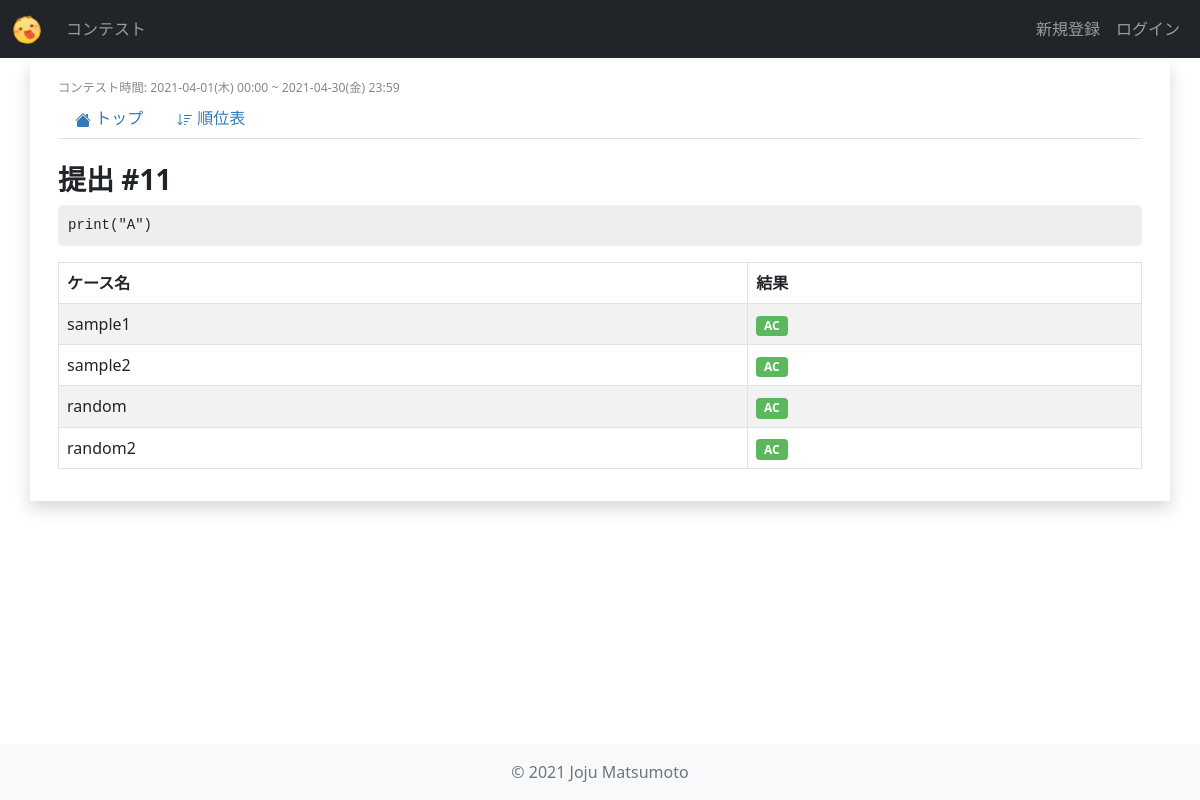
The page /contests/mmc_1/submissions/11/ on the database its author committed.
### contests/models.py (models this page shows, shortened)
class Contest(models.Model):
    title = models.CharField(
        verbose_name="タイトル",
        max_length=255,
    )
    abstract = models.TextField(
        verbose_name="概要",
        max_length=2000,
    )
    short_name = models.CharField(
        verbose_name="省略形",
        max_length=20,
        unique=True,
        default="null",
    )
    start_date = models.DateTimeField(
        verbose_name="開始日時",
    )
    end_date = models.DateTimeField(
        verbose_name="終了日時",
    )
    users = models.ManyToManyField(
        settings.AUTH_USER_MODEL,
        verbose_name="参加者",
        blank=True,
    )
    penalty = models.IntegerField(
        verbose_name="ペナルティ(分)",
        default=5,
    )
    def is_past_contest(self) -> bool:
        now = timezone.now()
        return self.end_date < now
    def get_start_time_str(self) -> str:
        return utils.datetime_str(self.start_date)
    def get_end_time_str(self) -> str:
        return utils.datetime_str(self.end_date)

class Submission(models.Model):
    answer = models.TextField(
        verbose_name="回答",
        blank=False,
        null=False,
    )
    user = models.ForeignKey(
        settings.AUTH_USER_MODEL,
        verbose_name="提出者",
        on_delete=models.CASCADE,
    )
    problem = models.ForeignKey(
        Problem,
        verbose_name="問題",
        on_delete=models.CASCADE,
    )
    submission_date = models.DateTimeField(
        verbose_name="提出日時",
        default=timezone.now,
    )
    status = models.CharField(
        verbose_name="状態",
        max_length=10,
        default="WAIT",
    )
    accepted = models.BooleanField(
        verbose_name="結果",
        default=False,
    )
    point = models.IntegerField(
        verbose_name="得点",
        default=0,
    )
    total_test_case = models.IntegerField(
        verbose_name="テストケースの数",
        default=0,
    )
    judged_test_case = models.IntegerField(
        verbose_name="ジャッジ済テストケースの数",
        default=0,
    )

class TestResult(models.Model):
    submission = models.ForeignKey(
        Submission,
        verbose_name="提出",
        on_delete=models.CASCADE,
    )
    test_case = models.ForeignKey(
        TestCase,
        verbose_name="テストケース",
        on_delete=models.CASCADE,
    )
    status = models.CharField(
        verbose_name="状態",
        max_length=10,
        default="WAIT",
    )
    output = models.TextField(
        verbose_name="出力結果",
        max_length=2000,
        blank=True,
        null=True,
    )
    error = models.TextField(
        verbose_name="エラー出力",
        max_length=2000,
        blank=True,
        null=True,
    )

class TestCase(models.Model):
    problem = models.ForeignKey(
        Problem,
        verbose_name="問題",
        on_delete=models.CASCADE,
    )
    title = models.CharField(
        verbose_name="タイトル",
        max_length=20,
    )
    note = models.TextField(
        verbose_name="備考",
        max_length=200,
    )
    test_input = models.TextField(
        verbose_name="入力",
        max_length=2000,
    )
    test_output = models.TextField(
        verbose_name="出力",
        max_length=2000,
    )
    is_sample = models.BooleanField(
        verbose_name="サンプル",
        default=False,
    )

### contests/views.py (the view)
class SubmissionDetailView(View):
    def get(self, request, short_name, submission_id, *args, **kwargs):
        contest = models.Contest.objects.get(short_name=short_name)
        submission = models.Submission.objects.get(pk=submission_id)
        problem = submission.problem
        context = {
            "problem": problem,
            "contest": contest,
            "submission": submission,
            "test_results": models.TestResult.objects.filter(submission=submission),
        }
        return render(request, "contests/submission_detail.html", context)

### contests/utils.py (called while the page is built)
def datetime_str(dt: datetime.datetime) -> str:
    dt = localtime(dt)
    return "{}({}) {}".format(
        dt.strftime("%Y-%m-%d"),
        day_of_week_to_japanese[dt.strftime("%a")],
        dt.strftime("%H:%M")
    )

### contests/templates/contests/submission_detail.html (shortened to what this page needs)
{% extends 'contests/contest_base.html' %}
{% block contest_content %}
<div class="col-sm-12">
    <h3>提出 #{{ submission.pk }}</h3>
</div>
<div class="col-sm-12">
    <pre class="code"><code>{{submission.answer}}</code></pre>
</div>
<div class="col-sm-12">
    <table class="table table-bordered table-striped">
        <thead>
            <tr>
                <th>ケース名</th>
                <th>結果</th>
            </tr>
        </thead>
        <tbody>
            {% for test_result in test_results %}
                <tr>
                    <td>{{ test_result.test_case.title }}</td>
                    <td>
                        <span class="badge label-{% if test_result.status == "AC" %}success{% else %}warning{% endif %}">
                            {{ test_result.status }}
                        </span>
                    </td>
                </tr>
            {% endfor %}
        </tbody>
    </table>
</div>
{% endblock contest_content %}

### contests/templates/contests/contest_base.html (shortened to what this page needs)
{% extends 'base.html' %}
{% block content %}
<div class="row p-3">
    <div class="col-sm-12 small">
        <small class="span-time">コンテスト時間: {{contest.get_start_time_str}} ~ {{contest.get_end_time_str}}</small>
    </div>
    <div class="col-sm-12">
        <ul class="nav nav-tabs navbar-dark mb-4">
            <li class="nav-item">
                <a class="nav-link {% block contest_tab_detail %}{% endblock %}" href="{% url 'contests:contest_detail' contest.short_name %}">
                    トップ
                </a>
            </li>
            <li class="nav-item">
                <a class="nav-link {% block contest_tab_standings %}{% endblock %}" href="{% url 'contests:standings' contest.short_name %}">
                    順位表
                </a>
            </li>
        </ul>
    </div>
    {% block contest_content %}{% endblock contest_content %}
</div>
{% endblock content %}

### static/css/main.css (style rules this page uses)
body { background-color: white; }
.label-success { background-color: #5cb85c; }
a { color: #337ab7; text-decoration: none; }
.span-time { color: #888; }
thead > tr { font-weight: bold; }
h2, h3, h4, h5 { font-weight: bold; }
.code { padding: 10px; background-color: #eeeeee; border-radius: 5px; }

### rows shown on the page
Contest: get_start_time_str "2021-04-01(木) 00:00", get_end_time_str "2021-04-30(金) 23:59"
Submission: pk "11", answer "print(\"A\")"
TestResult: test_case "sample1", status "AC"
TestResult: test_case "sample2", status "AC"
TestResult: test_case "random", status "AC"
TestResult: test_case "random2", status "AC"
